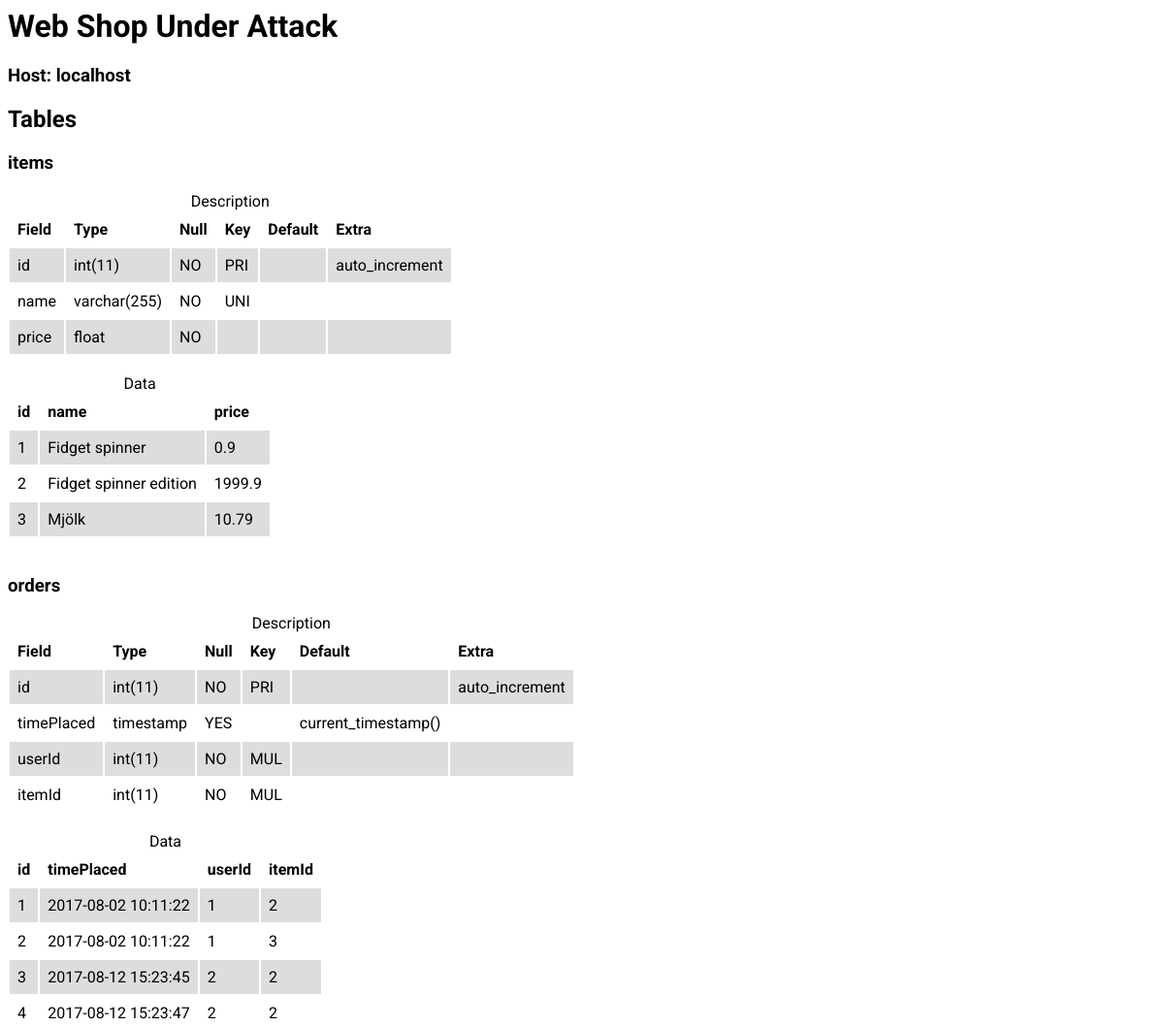
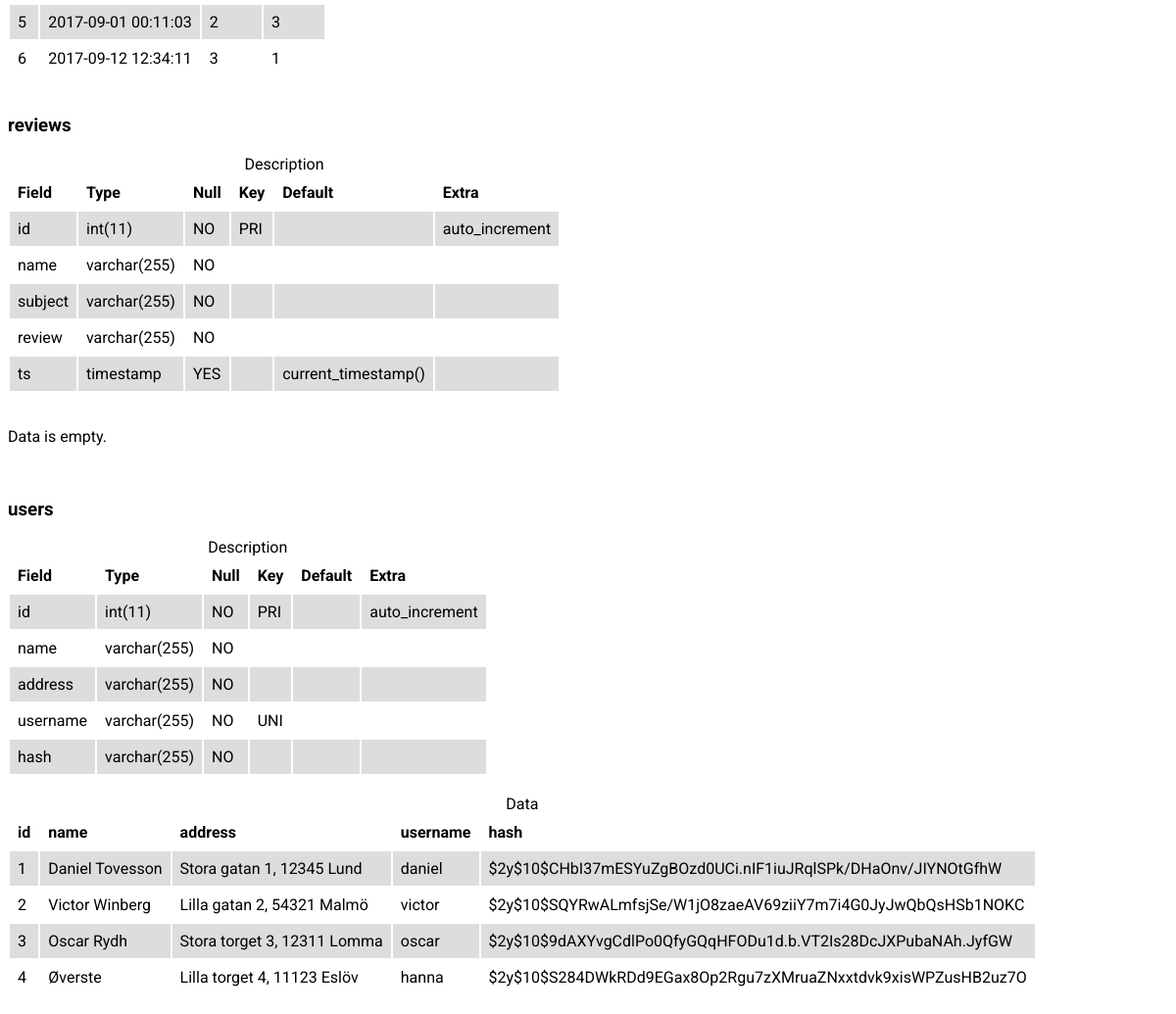
/tables.php, run on the app's committed database (2 pictures, top to bottom).
### tables this page shows
CREATE TABLE Items (
	id				INTEGER NOT NULL AUTO_INCREMENT,
	name			VARCHAR(255) NOT NULL UNIQUE,
	price			FLOAT NOT NULL,
	PRIMARY KEY		(id)
);

CREATE TABLE Orders (
	id				INTEGER NOT NULL AUTO_INCREMENT,
	timePlaced		TIMESTAMP DEFAULT CURRENT_TIMESTAMP,
	userId			INTEGER NOT NULL,
	itemId			INTEGER NOT NULL,
	PRIMARY KEY		(id),
	FOREIGN KEY		(userId) REFERENCES Users(id),
	FOREIGN KEY		(itemId) REFERENCES Items(id)
);

CREATE TABLE Users (
	id				INTEGER NOT NULL AUTO_INCREMENT,
	name			VARCHAR(255) NOT NULL,
	address			VARCHAR(255) NOT NULL,
	username		VARCHAR(255) NOT NULL UNIQUE,
	hash			VARCHAR(255) NOT NULL,
	PRIMARY KEY		(id)
);

### public_html/tables.php (the view, shortened to what this page needs)
<?php require 'connect.php' ?>
<?php
function show_table($conn, $sql, $name) {
  $columns = $conn->query($sql);
  if($columns->num_rows) {
    echo '<table>';
    echo '<caption>' . $name . '</caption>';
    echo '<tr>';
    while ($field = $columns->fetch_field()) {
      echo '<th>' . $field->name . '</th>';
    }
    echo '</tr>';
    while($row = $columns->fetch_row()) {
      echo '<tr>';
      foreach ($row as $key => $value) {
        echo '<td>' . $value . '</td>';
      }
      echo '</tr>';
    }
    echo '</table>';
  } else {
    echo '<p>' . $name . ' is empty.</p>';
  }
}
?>
<html>
  <?php require_once('header.php'); ?>
  <body>
    <h1>Web Shop Under Attack</h1>
    <h3>Host: <?=$conn->host_info?></h3>
    <h2>Tables</h2>
    <?php
      $tables = $conn->query('SHOW TABLES');
      while($table = $tables->fetch_row()[0]) {
        echo '<h3>' . $table . '</h3>';
        show_table($conn, 'SHOW COLUMNS from ' . $table, 'Description');
        echo '<br/>';
        show_table($conn, 'SELECT * from ' . $table, 'Data');
        echo '<br/>';
      }
    ?>
  </body>
</html>

### public_html/header.php (shortened to what this page needs)
<head>
	<link rel="stylesheet" href="css/index.css" />
</head>

### public_html/css/index.css (style rules this page uses)
body { font-family: 'Roboto', 'Open Sans', sans-serif; }
td, th { text-align: left; padding: 0.5em; }
tr:nth-child(even) { background-color: #dddddd; }

### data on the page
items: id "1", name "Fidget spinner", price "0.9"
items: id "2", name "Fidget spinner edition", price "1999.9"
items: id "3", name "Mjölk", price "10.79"
orders: id "1", timePlaced "2017-08-02 10:11:22", userId "1", itemId "2"
orders: id "2", timePlaced "2017-08-02 10:11:22", userId "1", itemId "3"
orders: id "3", timePlaced "2017-08-12 15:23:45", userId "2", itemId "2"
orders: id "4", timePlaced "2017-08-12 15:23:47", userId "2", itemId "2"
orders: id "5", timePlaced "2017-09-01 00:11:03", userId "2", itemId "3"
orders: id "6", timePlaced "2017-09-12 12:34:11", userId "3", itemId "1"
users: id "1", name "Daniel Tovesson", address "Stora gatan 1, 12345 Lund", username "daniel", hash "$2y$10$CHbI37mESYuZgBOzd0UCi.nIF1iuJRqlSPk/DHaOnv/JIYNOtGfhW"
users: id "2", name "Victor Winberg", address "Lilla gatan 2, 54321 Malmö", username "victor", hash "$2y$10$SQYRwALmfsjSe/W1jO8zaeAV69ziiY7m7i4G0JyJwQbQsHSb1NOKC"
users: id "3", name "Oscar Rydh", address "Stora torget 3, 12311 Lomma", username "oscar", hash "$2y$10$9dAXYvgCdlPo0QfyGQqHFODu1d.b.VT2Is28DcJXPubaNAh.JyfGW"
users: id "4", name "Øverste", address "Lilla torget 4, 11123 Eslöv", username "hanna", hash "$2y$10$S284DWkRDd9EGax8Op2Rgu7zXMruaZNxxtdvk9xisWPZusHB2uz7O"

### other printed values
$conn->host_info "localhost"
$table "items"
$name "Description Data"
$field->name "Field"
$field->name "Type"
$field->name "Null"
$field->name "Key"
$field->name "Default"
$field->name "Extra"
$value "id"
$value "int(11)"
$value "NO"
$value "PRI"
$value "auto_increment"
$value "name"
